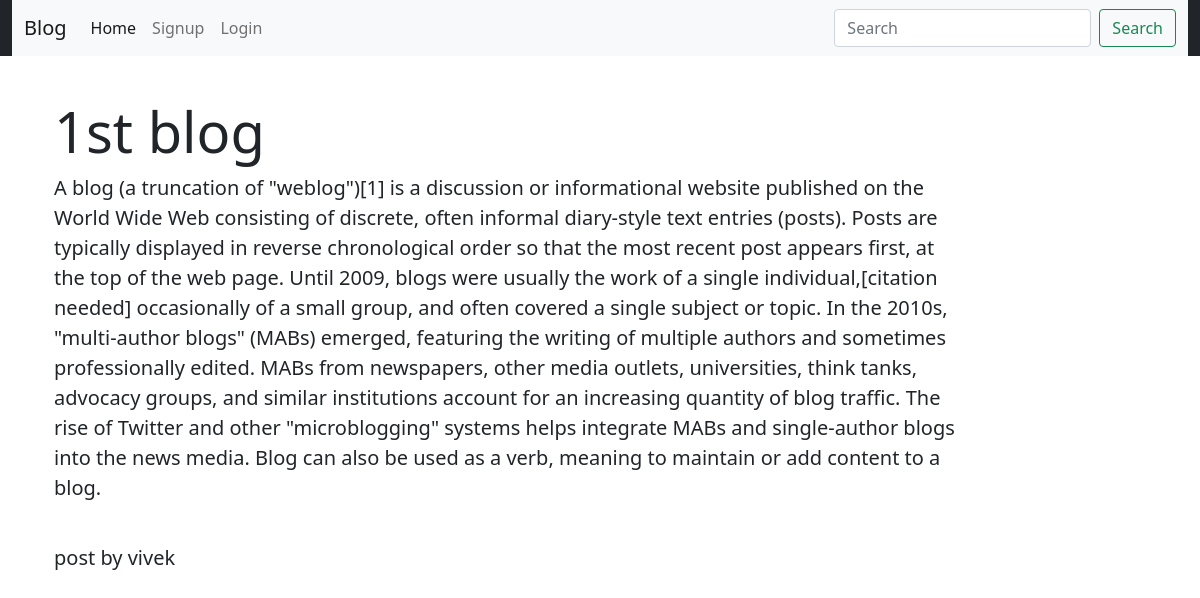
The app's page /, older data.
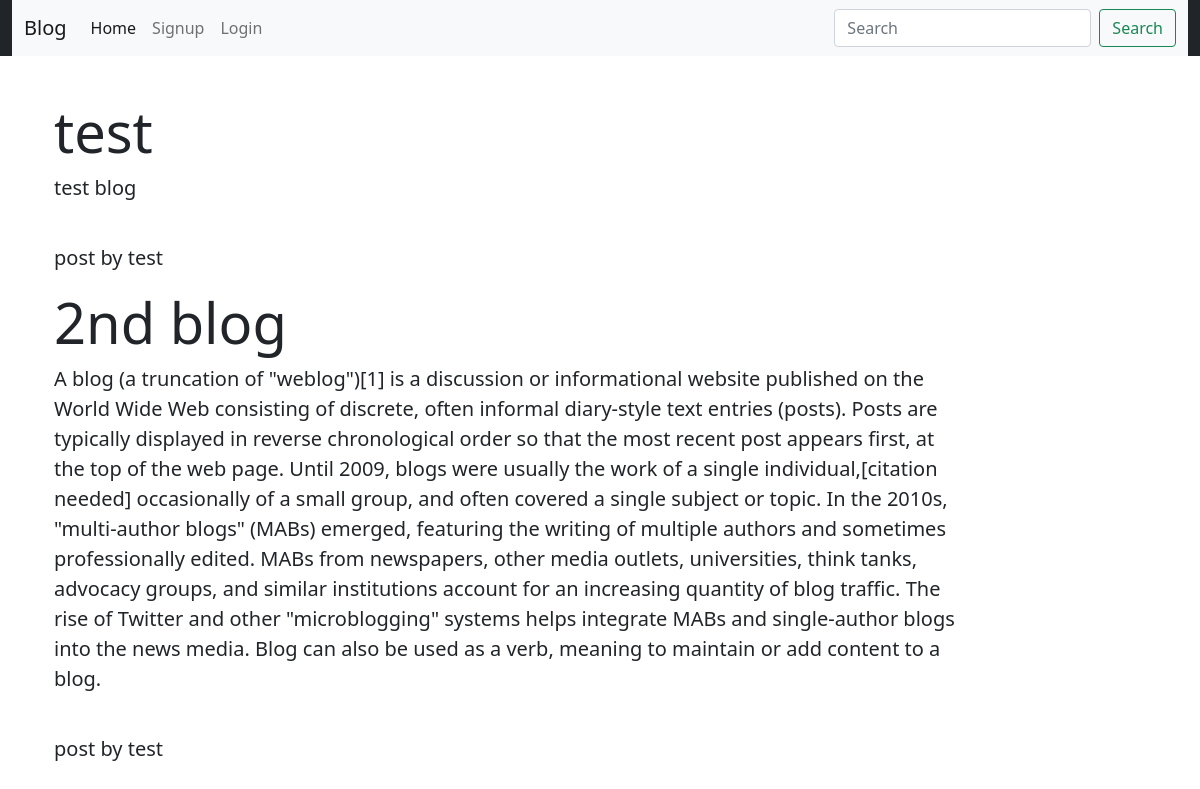
The same page, newer data.
### app/models.py (models this page shows)
class Blog(models.Model):
    user=models.ForeignKey(User,on_delete=models.CASCADE)
    title=models.CharField(max_length=200)
    discription=models.TextField()

### app/views.py (the view)
# urls.py: path("",Home.as_view(),name="home"),
class Home(TemplateView):
    template_name="app/home.html"
    blog=Blog.objects.all()
    def get_context(self,request,*args,**kwargs):
        context={}
        context["blog"]=self.blog
        return context
    def get(self,request,*args,**kwargs):
        return render(request,self.template_name,self.get_context(request,*args,**kwargs))

### app/templates/app/home.html
{% include "app/base.html" %}
{% load static %}
{% block content %}
    <div class="col-sm-10">
        <h3 class="text-white">Home Page</h3>
    {% for b in blog %}
    <div class="jumbotron jumbotron-fluid jumbo-color mb-3">
        <div class="container">
            <h1 class="display-4 font-weight-bold">{{b.title}}</h1>
            <p class="lead">{{b.discription}}</p><br>
            <small class="lead mt-2">post by {{b.user}}</small>
        </div>
    </div>
    {% endfor %}
    </div>
{% endblock content %}

Row changes from the older to the newer data that the page shows:
removed Blog: title "1st blog", discription "A blog (a truncation of \"weblog\")[1] is a discussion or informational website published on the World Wide Web consisting of discrete, often informal diary-style text entries (posts). Posts are typically displayed in reverse chronological order so that the most recent post appears first, at the top of the web page. Until 2009, blogs were usually the work of a single individual,[citation needed] occasionally of a small group, and often covered a single subject or topic. In the 2010s, \"multi-author blogs\" (MABs) emerged, featuring the writing of multiple authors and sometimes professionally edited. MABs from newspapers, other media outlets, universities, think tanks, advocacy groups, and…", user "vivek"
added Blog: title "test", discription "test blog", user "test"
added Blog: title "2nd blog", discription "A blog (a truncation of \"weblog\")[1] is a discussion or informational website published on the World Wide Web consisting of discrete, often informal diary-style text entries (posts). Posts are typically displayed in reverse chronological order so that the most recent post appears first, at the top of the web page. Until 2009, blogs were usually the work of a single individual,[citation needed] occasionally of a small group, and often covered a single subject or topic. In the 2010s, \"multi-author blogs\" (MABs) emerged, featuring the writing of multiple authors and sometimes professionally edited. MABs from newspapers, other media outlets, universities, think tanks, advocacy groups, and…", user "test"
